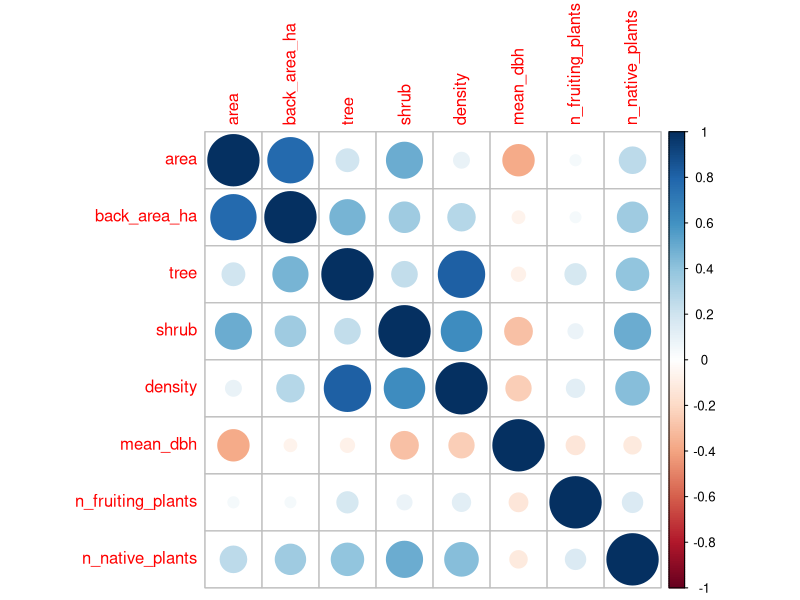

The R source for this figure:
# 04-Feb-2026                          
# ============================================================================ # 
#                             COLLINEARITY MATRICES
# ============================================================================ # 

# DESCRIPTION: 
# Creating a correlation matrix to asses the collinearity of my yard-level and 
# landscape-level habitat features

# PACKAGES USED:
library(readr)
library(dplyr)
library(corrplot)


# ============================================================================ # 
# 1. YARD HABITAT FEATURES  
# ============================================================================ # 

# --- 1.1 CORRELATION MATRIX --- #

# 1.11 Prepare yard_characteristics to include only yard habitat features
# Import data
yard_characteristics <- read_csv("2 - Cleaned/yard_characteristics.csv")

# Remove yard ID, centroid data, and SR columns
yard_features_only <- select(yard_characteristics, 
                                c(area,back_area_ha,tree,shrub,density,mean_dbh,
                                  n_fruiting_plants,n_native_plants))


# 1.12 Create correlation matrices
# Numerical correlation matrix
cor_matrix_yard <- cor(yard_features_only) # numerical correlation matrix
cor_matrix_yard

corrplot(cor_matrix_yard) # visual correlation matrix

# Conclusions: should remove back_area_ha (which I already planned to) and density


# ============================================================================ # 
# 2. LANDSCAPE HABITAT FEATURES  
# ============================================================================ # 

# --- 2.1 CORRELATION MATRIX --- #

#cor_matrix_landscape